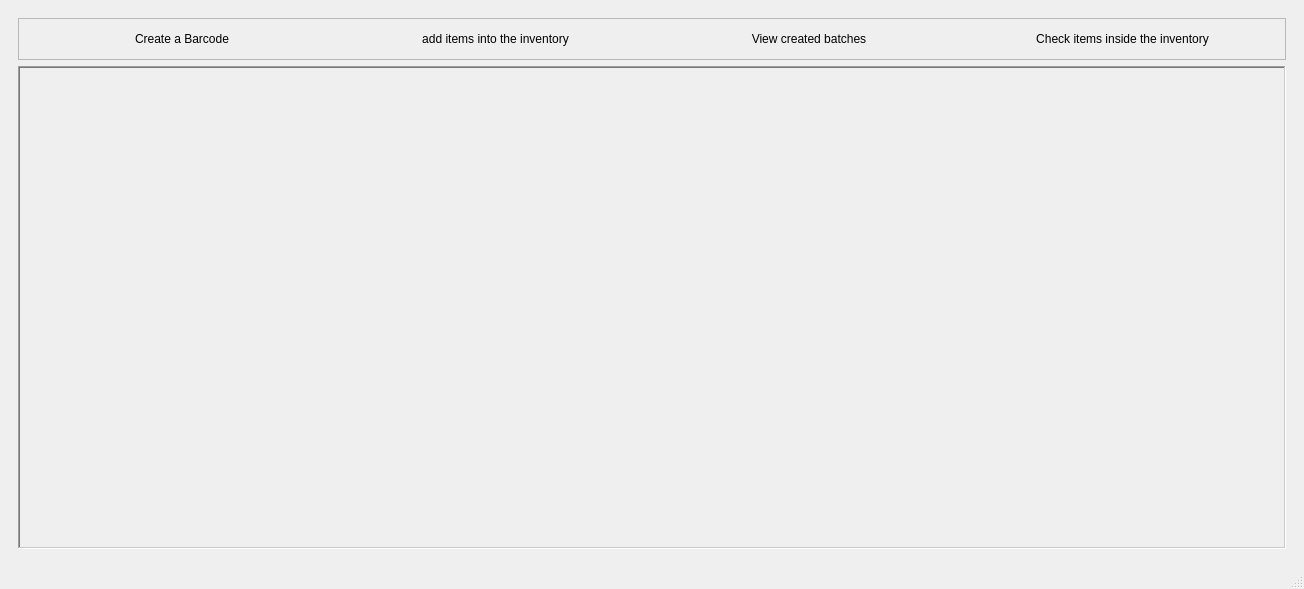
<?xml version="1.0" encoding="UTF-8"?>
<ui version="4.0">
 <class>MainWindow</class>
 <widget class="QMainWindow" name="MainWindow">
  <property name="geometry">
   <rect>
    <x>0</x>
    <y>0</y>
    <width>1304</width>
    <height>589</height>
   </rect>
  </property>
  <property name="windowTitle">
   <string>MainWindow</string>
  </property>
  <widget class="QWidget" name="centralContainer">
   <layout class="QHBoxLayout" name="horizontalLayout">
    <item>
     <widget class="QWidget" name="centralWidget" native="true">
      <layout class="QVBoxLayout" name="verticalLayout">
       <item>
        <widget class="QFrame" name="links_frame">
         <property name="frameShape">
          <enum>QFrame::StyledPanel</enum>
         </property>
         <property name="frameShadow">
          <enum>QFrame::Raised</enum>
         </property>
         <layout class="QGridLayout" name="gridLayout">
          <item row="0" column="3">
           <widget class="QPushButton" name="check_items_in_the_inventory_pushButton">
            <property name="text">
             <string>Check items inside the inventory</string>
            </property>
            <property name="flat">
             <bool>true</bool>
            </property>
           </widget>
          </item>
          <item row="0" column="0">
           <widget class="QPushButton" name="create_a_barcode_pushButton">
            <property name="text">
             <string>Create a Barcode</string>
            </property>
            <property name="flat">
             <bool>true</bool>
            </property>
           </widget>
          </item>
          <item row="0" column="1">
           <widget class="QPushButton" name="add_items_into_inventory_pushButton">
            <property name="text">
             <string>add items into the inventory</string>
            </property>
            <property name="flat">
             <bool>true</bool>
            </property>
           </widget>
          </item>
          <item row="0" column="2">
           <widget class="QPushButton" name="view_created_batches_pushButton">
            <property name="text">
             <string>View created batches</string>
            </property>
            <property name="flat">
             <bool>true</bool>
            </property>
           </widget>
          </item>
         </layout>
        </widget>
       </item>
       <item>
        <widget class="QScrollArea" name="scrollArea">
         <property name="frameShape">
          <enum>QFrame::WinPanel</enum>
         </property>
         <property name="frameShadow">
          <enum>QFrame::Sunken</enum>
         </property>
         <property name="sizeAdjustPolicy">
          <enum>QAbstractScrollArea::AdjustIgnored</enum>
         </property>
         <property name="widgetResizable">
          <bool>true</bool>
         </property>
         <property name="alignment">
          <set>Qt::AlignCenter</set>
         </property>
         <widget class="QWidget" name="scrollAreaWidgetContents">
          <property name="geometry">
           <rect>
            <x>0</x>
            <y>0</y>
            <width>1268</width>
            <height>464</height>
           </rect>
          </property>
          <property name="layoutDirection">
           <enum>Qt::LeftToRight</enum>
          </property>
         </widget>
        </widget>
       </item>
      </layout>
     </widget>
    </item>
   </layout>
  </widget>
  <widget class="QMenuBar" name="menubar">
   <property name="geometry">
    <rect>
     <x>0</x>
     <y>0</y>
     <width>1304</width>
     <height>21</height>
    </rect>
   </property>
  </widget>
  <widget class="QStatusBar" name="statusbar"/>
 </widget>
 <resources/>
 <connections/>
</ui>
